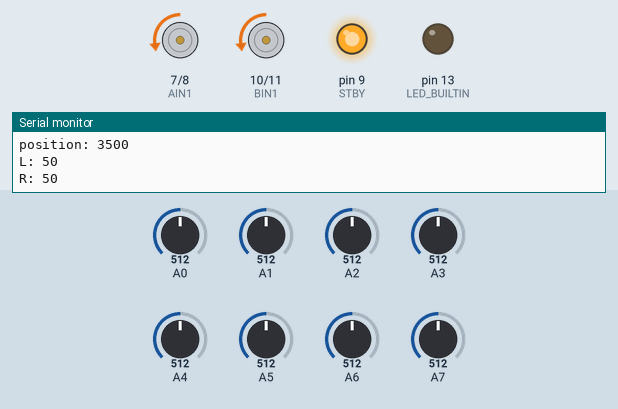
A sketch run on a simulated Arduino Nano, built with avr-gcc and run on an emulated ATmega328P. On the bench: motor-driver pin pairs drawn as motors (green arrow = first pin HIGH = forward, orange = second pin HIGH = backward, longer = more drive, scaled by the enable pin, stopped while the standby pin is LOW), output pins drawn as LEDs (lit = HIGH), the last lines printed to the serial monitor. The test bench sets the inputs (shaded band); at power-on: A0 = 512, A6 = 512, A2 = 512, A1 = 512, A7 = 512, A3 = 512, A4 = 512, A5 = 512.

Above: at 12.7 s.
12.8 s: A0 set to 511
15.8 s: A6 set to 497
18.8 s: A2 set to 529
24.8 s: A1 set to 390
At 26.2 s:
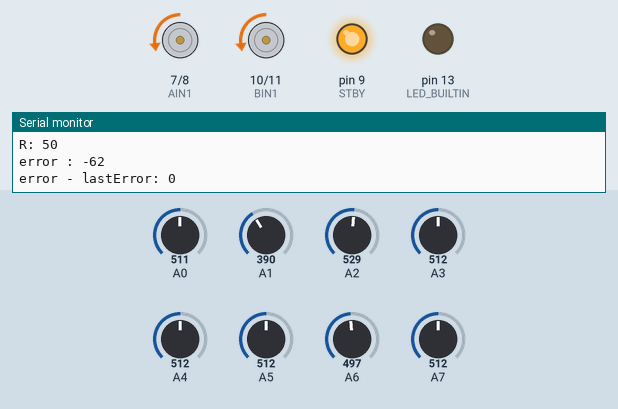
27.8 s: A7 set to 390
At 28.7 s:
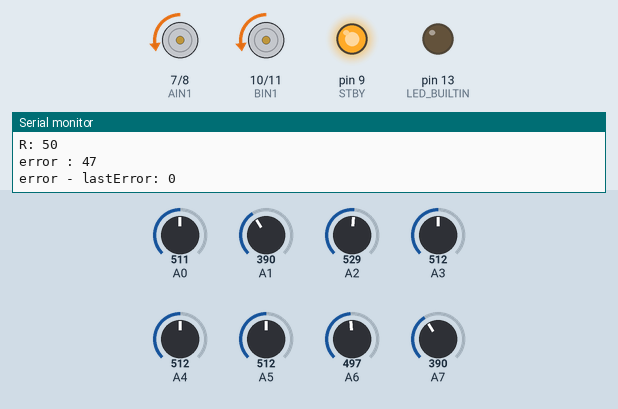
Timing chart, 0 to 30.8 s (numbered marks = the images above; inputs shaded):
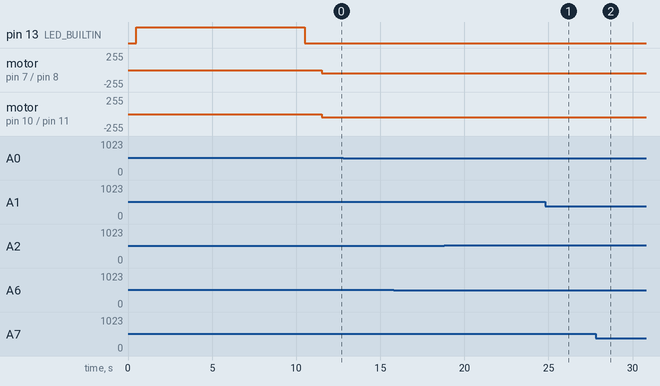

Measured:
- after the input at 24.8 s, motor on pin 7 (AIN1) / pin 8 (AIN2): backward 50/255 → backward 49/255 after 0.07 s, → backward 50/255 0.07 s later; motor on pin 10 (BIN1) / pin 11 (BIN2): backward 50/255 → backward 51/255 after 0.07 s, → backward 50/255 0.07 s later
- after the input at 27.8 s, motor on pin 7 (AIN1) / pin 8 (AIN2): backward 50/255 → backward 51/255 at once, → backward 50/255 0.07 s later; motor on pin 10 (BIN1) / pin 11 (BIN2): backward 50/255 → backward 49/255 at once, → backward 50/255 0.07 s later

The sketch:

PD.ino
```cpp
#define PWMA 6
#define PWMB 5
#define AIN1 7
#define AIN2 8
#define BIN1 10
#define BIN2 11
#define STBY 9

#include <QTRSensors.h>


#define Kp 0.01 // experiment to determine this, start by something small that just makes your bot follow the line at a slow speed
#define Kd 0.008 // experiment to determine this, slowly increase the speeds and adjust this value. ( Note: Kp < Kd)
#define rightMaxSpeed 150 // max speed of the robot
#define leftMaxSpeed 150 // max speed of the robot
#define rightBaseSpeed 50 // this is the speed at which the motors should spin when the robot is perfectly on the line
#define leftBaseSpeed 50  // this is the speed at which the motors should spin when the robot is perfectly on the line
#define NUM_SENSORS  6     // number of sensors used
#define TIMEOUT       2500  // waits for 2500 us for sensor outputs to go low
#define EMITTER_PIN   2     // emitter is controlled by digital pin 2


QTRSensors qtr;

const uint8_t SensorCount = 8;
uint16_t sensorValues[SensorCount];


void setup(){

  pinMode(STBY, OUTPUT);
  digitalWrite(STBY, HIGH);

  pinMode(PWMA, OUTPUT);
  pinMode(PWMB, OUTPUT);
  pinMode(AIN1, OUTPUT);
  pinMode(AIN2, OUTPUT);
  pinMode(BIN1, OUTPUT);
  pinMode(BIN2, OUTPUT);

  // configure the sensors
  qtr.setTypeAnalog();
  qtr.setSensorPins((const uint8_t[]){A7, A6, A5, A4, A3, A2, A1, A0}, SensorCount);
  qtr.setEmitterPin(2);


  delay(500);
  pinMode(LED_BUILTIN, OUTPUT);
  digitalWrite(LED_BUILTIN, HIGH); // turn on Arduino's LED to indicate we are in calibration mode

  // analogRead() takes about 0.1 ms on an AVR.
  // 0.1 ms per sensor * 4 samples per sensor read (default) * 6 sensors
  // * 10 reads per calibrate() call = ~24 ms per calibrate() call.
  // Call calibrate() 400 times to make calibration take about 10 seconds.
  for (uint16_t i = 0; i < 400; i++)
  {
    qtr.calibrate();
  }
  digitalWrite(LED_BUILTIN, LOW); // turn off Arduino's LED to indicate we are through with calibration

  // print the calibration minimum values measured when emitters were on
  Serial.begin(9600);
  for (uint8_t i = 0; i < SensorCount; i++)
  {
    Serial.print(qtr.calibrationOn.minimum[i]);
    Serial.print(' ');
  }
  Serial.println();
  // print the calibration maximum values measured when emitters were on
  for (uint8_t i = 0; i < SensorCount; i++)
  {
    Serial.print(qtr.calibrationOn.maximum[i]);
    Serial.print(' ');
  }
  Serial.println();
  Serial.println();
  delay(1000);
  }

int lastError = 0;

void loop()
{

  digitalWrite(AIN1, LOW);      // крутим моторы в одну сторону
  digitalWrite(AIN2, HIGH);
  digitalWrite(BIN1, LOW);
  digitalWrite(BIN2, HIGH);


  uint16_t position = qtr.readLineBlack(sensorValues);

  int error = position - 3500;

  int motorSpeed = Kp * error + Kd * (error - lastError);

  Serial.print("error : ");
  Serial.println(error);
  Serial.print("error - lastError: ");
  Serial.println(error - lastError);
  lastError = error;


  int rightMotorSpeed = rightBaseSpeed + motorSpeed;
  int leftMotorSpeed = leftBaseSpeed - motorSpeed;

    if (rightMotorSpeed > rightMaxSpeed ) rightMotorSpeed = rightMaxSpeed; // prevent the motor from going beyond max speed
  if (leftMotorSpeed > leftMaxSpeed ) leftMotorSpeed = leftMaxSpeed; // prevent the motor from going beyond max speed
  if (rightMotorSpeed < 0) rightMotorSpeed = 0; // keep the motor speed positive
  if (leftMotorSpeed < 0) leftMotorSpeed = 0; // keep the motor speed positive

   {
  // move forward with appropriate speeds


  analogWrite(PWMA, rightMotorSpeed);
  analogWrite(PWMB, leftMotorSpeed);

  Serial.print("position: ");
  Serial.println(position);


  Serial.print("L: ");
  Serial.print(leftMotorSpeed);
  Serial.println();
  Serial.print("R: ");
  Serial.print(rightMotorSpeed);
  Serial.println();

  }
}
```
